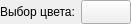
<?xml version="1.0" encoding="UTF-8"?>
<ui version="4.0">
 <class>ColorPicker</class>
 <widget class="QWidget" name="ColorPicker">
  <property name="geometry">
   <rect>
    <x>0</x>
    <y>0</y>
    <width>125</width>
    <height>24</height>
   </rect>
  </property>
  <property name="windowTitle">
   <string>Form</string>
  </property>
  <layout class="QHBoxLayout" name="horizontalLayout">
   <property name="leftMargin">
    <number>0</number>
   </property>
   <property name="topMargin">
    <number>0</number>
   </property>
   <property name="rightMargin">
    <number>0</number>
   </property>
   <property name="bottomMargin">
    <number>0</number>
   </property>
   <item>
    <widget class="QLabel" name="title">
     <property name="sizePolicy">
      <sizepolicy hsizetype="Preferred" vsizetype="Fixed">
       <horstretch>0</horstretch>
       <verstretch>0</verstretch>
      </sizepolicy>
     </property>
     <property name="text">
      <string>Выбор цвета:</string>
     </property>
    </widget>
   </item>
   <item>
    <widget class="QToolButton" name="colorButton">
     <property name="minimumSize">
      <size>
       <width>50</width>
       <height>24</height>
      </size>
     </property>
     <property name="maximumSize">
      <size>
       <width>50</width>
       <height>24</height>
      </size>
     </property>
     <property name="text">
      <string/>
     </property>
     <property name="popupMode">
      <enum>QToolButton::DelayedPopup</enum>
     </property>
    </widget>
   </item>
  </layout>
 </widget>
 <resources/>
 <connections/>
</ui>
